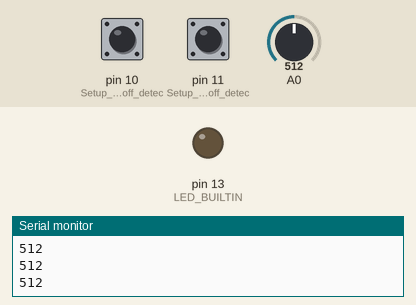
Bench run of a sketch on a simulated Arduino Uno, built with avr-gcc and run on an emulated ATmega328P. Parts: output pins drawn as LEDs (lit = HIGH), the last lines printed to the serial monitor. Inputs (shaded band) come from the test bench; at power-on: A0 = 512, pin 10 (Setup_for_leads_off_detec) LOW, pin 11 (Setup_for_leads_off_detec) LOW.

Above: at 1.2 s.
1.3 s: A0 set to 589
2.8 s: A0 set to 616
At 3.9 s:
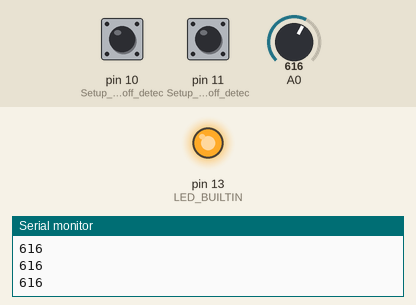
5.9 s: A0 set to 590
At 6.3 s:
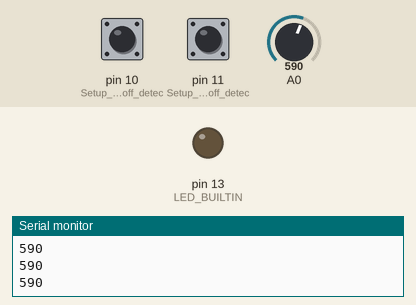
7.4 s: A0 set to 610
At 8.5 s:
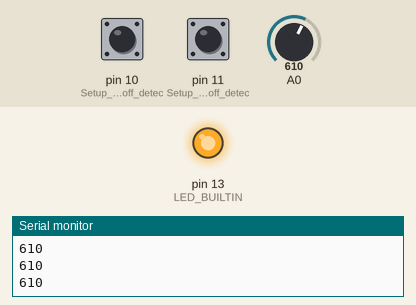
Timing chart, 0 to 9.9 s (numbered marks = the images above; inputs shaded):
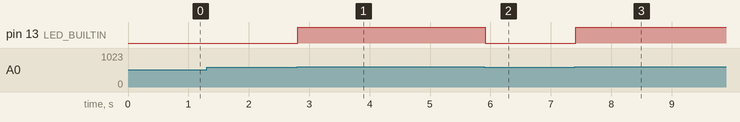

The sketch:

ECG_to_display_to_led.ino
```cpp
int val;
void setup() {
  // initialize the serial communication:
  Serial.begin(9600);
  pinMode(10, INPUT); // Setup for leads off detection LO +
  pinMode(11, INPUT); // Setup for leads off detection LO -
  pinMode(LED_BUILTIN, OUTPUT);
}

void loop()
{
  int val = analogRead(A0);

  if((digitalRead(10) == 1)||(digitalRead(11) == 1)){
    Serial.println('!');
                                                    }
  else{
    // send the value of analog input 0:
      Serial.println(analogRead(A0));
      }
  if(val>600){
    digitalWrite(LED_BUILTIN, HIGH);
             }
  else{
    digitalWrite(LED_BUILTIN, LOW);
      }
    //Wait for a bit to keep serial data from saturating
      delay(10);
}
```

Measured:
- the behaviour switches between 600 and 601 on A0 (found by bisection; images 0 and 1)
- after the input at 2.8 s, pin 13 (LED_BUILTIN): LOW → HIGH at once
- after the input at 5.9 s, pin 13 (LED_BUILTIN): HIGH → LOW at once
- after the input at 7.4 s, pin 13 (LED_BUILTIN): LOW → HIGH at once
